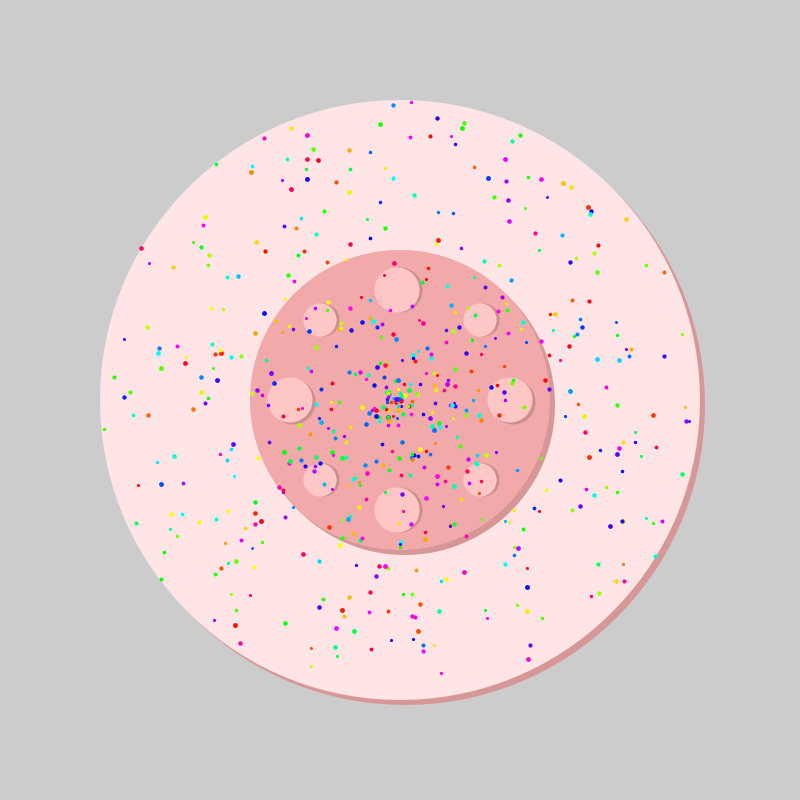
Frame 1 (no input)
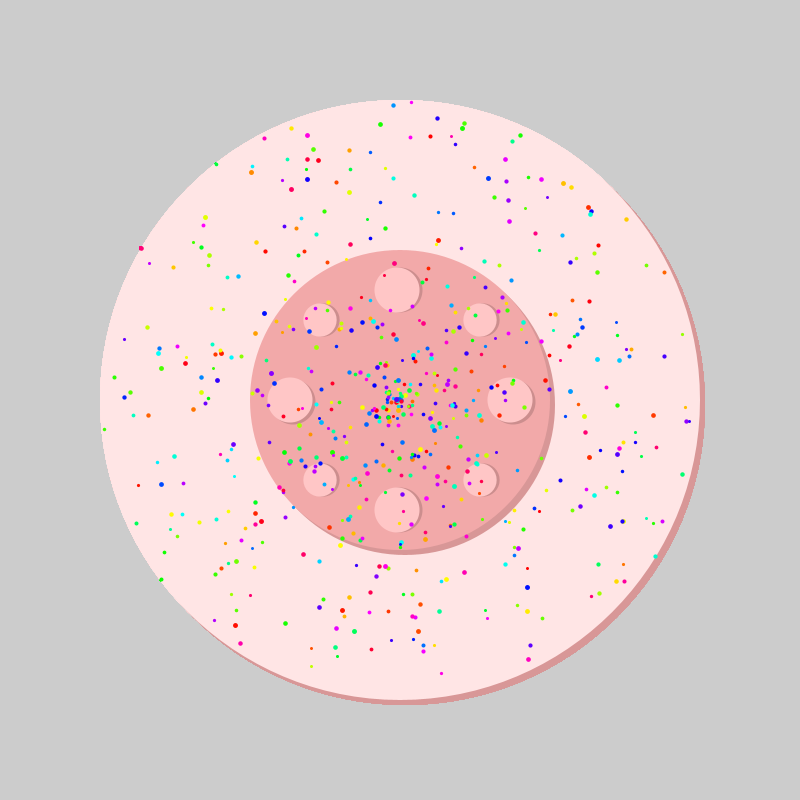
Frame 60 (the mouse pressed at the canvas centre just before this capture)
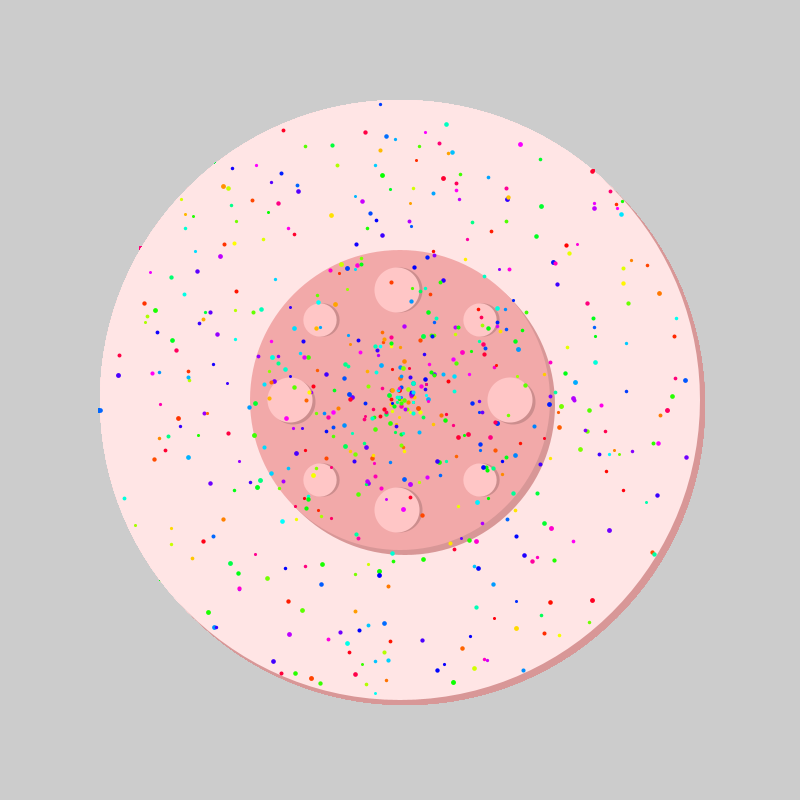
Frame 120 (the mouse held since frame 60 and released just before this capture)

The Processing sketch that drew these frames (run headless with seeded random() and noise(); from frame 60 on, the mouse is pressed at the canvas centre):

// Processing sketch: torte7
// ── torte7.pde

int colorSprinkles;
color c1;


void setup() {
  size(800, 800);
  colorMode(HSB, 360, 100, 100);
} // void setup = sachen die gleich bleiben


void draw () {
  randomSeed(colorSprinkles);
  c1 = color (360, 100, 100);
  torte(width/2, height/2, 300);
  glasur(width/2, height/2, 300, 600);
}

//GLASUR
void glasur(float posX, float posY, float size, float count) {
  //translate(posX, posY);
  //x = 0 + cos(radians(winkel)) * radius; //x=mX+cos(a)*r radians=Grad
  //y = 0 + sin(radians(winkel)) * radius;

  for (int i = 0; i < count; i++) {
    float winkel = random(0, 360); //den Winkel random platzieren von 0 bis 360 grad
    float radius = random(0, size); // random drinnen 
    float x = 0 + cos(radians(winkel))*radius;
    float y = 0 + sin(radians(winkel))*radius;
    strokeWeight(random(3, 5)); //Pixel vom Punkt
    stroke (random(360),100,100); //Farbe vom Punkt
    point(x, y); // Punkt zeichnen
  }
}


void mousePressed() { 
  colorSprinkles = int (random(999999));
}
// ── funktiontorte.pde



//TORTE
void torte(float x, float y, float size) {
  translate(x, y); //Mittelpunkt verschieben

  //1.Schatten
  noStroke();
  fill(0, 30, 85);
  ellipse(5, 5, size*2, size*2);

  //1.Torte
  fill(0, 10, 100);
  noStroke();
  ellipse(0, 0, size*2, size*2);

  //2.Schatten
  noStroke();
  fill(0, 30, 85);
  ellipse(5, 5, size, size);

  //2.Torte
  noStroke();
  fill(0, 30, 95);
  ellipse(0, 0, size, size);

  //1DekoSchatten
  noStroke();
  fill(0, 30, 80);
  ellipse(113, 2, size/6.66, size/6.66);

  //1Deko
  noStroke();
  fill(0, 22, 100);
  ellipse(110, 0, size/6.66, size/6.66);

  //2DekoSchatten
  noStroke();
  fill(0, 30, 80);
  ellipse(-107, 2, size/6.66, size/6.66);

  //2Deko
  noStroke();
  fill(0, 22, 100);
  ellipse(-110, 0, size/6.66, size/6.66);

  //obenSchatten
  noStroke();
  fill(0, 30, 80);
  ellipse(0, -110, size/6.66, size/6.66);

  //untenDeko
  noStroke();
  fill(0, 22, 100);
  ellipse(-3, -110, size/6.66, size/6.66);

  //untenSchatten
  noStroke();
  fill(0, 30, 80);
  ellipse(0, 110, size/6.66, size/6.66);

  //untenDeko
  noStroke();
  fill(0, 22, 100);
  ellipse(-3, 110, size/6.66, size/6.66);

  //untenSchattenrechts
  noStroke();
  fill(0, 30, 80);
  ellipse(83, 80, size/9, size/9);

  //untenDekorechts
  noStroke();
  fill(0, 22, 100);
  ellipse(80, 80, size/9, size/9);

  //untenSchattenrechts
  noStroke();
  fill(0, 30, 80);
  ellipse(-77, 80, size/9, size/9);

  //untenDekorechts
  noStroke();
  fill(0, 22, 100);
  ellipse(-80, 80, size/9, size/9);

  //obenSchattenrechts
  noStroke();
  fill(0, 30, 80);
  ellipse(83, -80, size/9, size/9);

  //obenDekorechts
  noStroke();
  fill(0, 22, 100);
  ellipse(80, -80, size/9, size/9);


  //obenSchattenrechts
  noStroke();
  fill(0, 30, 80);
  ellipse(-77, -80, size/9, size/9);

  //obenDekorechts
  noStroke();
  fill(0, 22, 100);
  ellipse(-80, -80, size/9, size/9);
}
